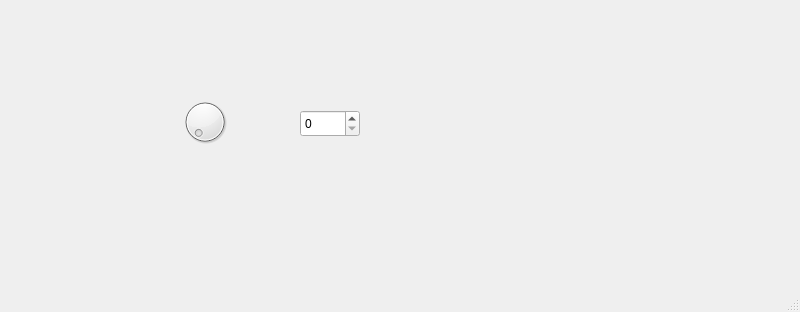
<?xml version="1.0" encoding="UTF-8"?>
<ui version="4.0">
 <class>MainWindow</class>
 <widget class="QMainWindow" name="MainWindow">
  <property name="geometry">
   <rect>
    <x>0</x>
    <y>0</y>
    <width>800</width>
    <height>312</height>
   </rect>
  </property>
  <property name="windowTitle">
   <string>MainWindow</string>
  </property>
  <widget class="QWidget" name="centralwidget">
   <widget class="QDial" name="dial">
    <property name="geometry">
     <rect>
      <x>180</x>
      <y>90</y>
      <width>50</width>
      <height>64</height>
     </rect>
    </property>
   </widget>
   <widget class="QSpinBox" name="spinBox">
    <property name="geometry">
     <rect>
      <x>300</x>
      <y>110</y>
      <width>60</width>
      <height>27</height>
     </rect>
    </property>
   </widget>
  </widget>
  <widget class="QMenuBar" name="menubar">
   <property name="geometry">
    <rect>
     <x>0</x>
     <y>0</y>
     <width>800</width>
     <height>25</height>
    </rect>
   </property>
  </widget>
  <widget class="QStatusBar" name="statusbar"/>
 </widget>
 <resources/>
 <connections>
  <connection>
   <sender>dial</sender>
   <signal>valueChanged(int)</signal>
   <receiver>spinBox</receiver>
   <slot>setValue(int)</slot>
   <hints>
    <hint type="sourcelabel">
     <x>211</x>
     <y>151</y>
    </hint>
    <hint type="destinationlabel">
     <x>303</x>
     <y>150</y>
    </hint>
   </hints>
  </connection>
  <connection>
   <sender>spinBox</sender>
   <signal>valueChanged(int)</signal>
   <receiver>dial</receiver>
   <slot>setValue(int)</slot>
   <hints>
    <hint type="sourcelabel">
     <x>323</x>
     <y>159</y>
    </hint>
    <hint type="destinationlabel">
     <x>218</x>
     <y>169</y>
    </hint>
   </hints>
  </connection>
 </connections>
</ui>
